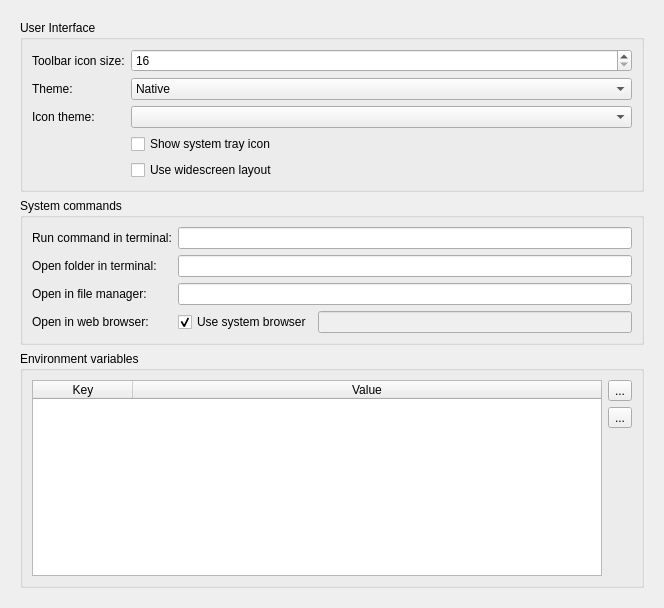
<?xml version="1.0" encoding="UTF-8"?>
<ui version="4.0">
 <class>Form</class>
 <widget class="QWidget" name="Form">
  <property name="geometry">
   <rect>
    <x>0</x>
    <y>0</y>
    <width>664</width>
    <height>608</height>
   </rect>
  </property>
  <property name="windowTitle">
   <string>Form</string>
  </property>
  <layout class="QVBoxLayout" name="verticalLayout">
   <item>
    <widget class="QScrollArea" name="scrollArea">
     <property name="frameShape">
      <enum>QFrame::NoFrame</enum>
     </property>
     <property name="widgetResizable">
      <bool>true</bool>
     </property>
     <widget class="QWidget" name="scrollAreaWidgetContents">
      <property name="geometry">
       <rect>
        <x>0</x>
        <y>0</y>
        <width>652</width>
        <height>596</height>
       </rect>
      </property>
      <layout class="QVBoxLayout" name="verticalLayout_3">
       <item>
        <widget class="QGroupBox" name="groupBox_3">
         <property name="sizePolicy">
          <sizepolicy hsizetype="Preferred" vsizetype="Preferred">
           <horstretch>0</horstretch>
           <verstretch>0</verstretch>
          </sizepolicy>
         </property>
         <property name="title">
          <string>User Interface</string>
         </property>
         <layout class="QFormLayout" name="formLayout_2">
          <property name="fieldGrowthPolicy">
           <enum>QFormLayout::AllNonFixedFieldsGrow</enum>
          </property>
          <item row="0" column="0">
           <widget class="QLabel" name="label_6">
            <property name="text">
             <string>Toolbar icon size:</string>
            </property>
           </widget>
          </item>
          <item row="0" column="1">
           <widget class="QSpinBox" name="spin_toolbar_icon_size">
            <property name="toolTip">
             <string>Size of the toolbar items</string>
            </property>
            <property name="minimum">
             <number>16</number>
            </property>
            <property name="maximum">
             <number>32</number>
            </property>
           </widget>
          </item>
          <item row="1" column="0">
           <widget class="QLabel" name="label_5">
            <property name="text">
             <string>Theme:</string>
            </property>
           </widget>
          </item>
          <item row="1" column="1">
           <widget class="QComboBox" name="combo_theme">
            <property name="toolTip">
             <string>Switch between native and dark theme</string>
            </property>
            <item>
             <property name="text">
              <string>Native</string>
             </property>
            </item>
            <item>
             <property name="text">
              <string>Dark</string>
             </property>
            </item>
           </widget>
          </item>
          <item row="3" column="1">
           <widget class="QCheckBox" name="cb_system_tray_icon">
            <property name="toolTip">
             <string>Show/Hide system tray icon (needed to display notifications on Windows and OSX).</string>
            </property>
            <property name="text">
             <string>Show system tray icon</string>
            </property>
           </widget>
          </item>
          <item row="4" column="1">
           <widget class="QCheckBox" name="cb_widescreen">
            <property name="toolTip">
             <string>Use a widescreen layout for the dock widgets (lateral panels will take the whole height of the window)</string>
            </property>
            <property name="text">
             <string>Use widescreen layout</string>
            </property>
           </widget>
          </item>
          <item row="2" column="0">
           <widget class="QLabel" name="label_7">
            <property name="text">
             <string>Icon theme:</string>
            </property>
           </widget>
          </item>
          <item row="2" column="1">
           <widget class="QComboBox" name="combo_icon_themes">
            <property name="toolTip">
             <string>Select the icon theme.</string>
            </property>
           </widget>
          </item>
         </layout>
        </widget>
       </item>
       <item>
        <widget class="QGroupBox" name="group_system">
         <property name="title">
          <string>System commands</string>
         </property>
         <layout class="QFormLayout" name="formLayout">
          <property name="fieldGrowthPolicy">
           <enum>QFormLayout::AllNonFixedFieldsGrow</enum>
          </property>
          <item row="1" column="0">
           <widget class="QLabel" name="label_4">
            <property name="text">
             <string>Run command in terminal:</string>
            </property>
           </widget>
          </item>
          <item row="1" column="1">
           <widget class="QLineEdit" name="edit_run_command_in_terminal">
            <property name="toolTip">
             <string>&lt;html&gt;&lt;head/&gt;&lt;body&gt;&lt;p&gt;The command for running a program in an external terminal&lt;/p&gt;&lt;p&gt;Use %s to indicate file path argument, e.g.: &amp;quot;konsole -e %s&amp;quot;&lt;/p&gt;&lt;/body&gt;&lt;/html&gt;</string>
            </property>
           </widget>
          </item>
          <item row="2" column="0">
           <widget class="QLabel" name="label">
            <property name="text">
             <string>Open folder in terminal:</string>
            </property>
           </widget>
          </item>
          <item row="2" column="1">
           <widget class="QLineEdit" name="edit_open_folder_in_terminal">
            <property name="toolTip">
             <string>&lt;html&gt;&lt;head/&gt;&lt;body&gt;&lt;p&gt;The command for opening folders in terminal.&lt;/p&gt;&lt;p&gt;Use %s to indicate file path argument, e.g.: &amp;quot;konsole --workdir %s&amp;quot;&lt;/p&gt;&lt;/body&gt;&lt;/html&gt;</string>
            </property>
            <property name="text">
             <string/>
            </property>
           </widget>
          </item>
          <item row="3" column="0">
           <widget class="QLabel" name="label_2">
            <property name="text">
             <string>Open in file manager:</string>
            </property>
           </widget>
          </item>
          <item row="3" column="1">
           <widget class="QLineEdit" name="edit_file_manager">
            <property name="toolTip">
             <string>&lt;html&gt;&lt;head/&gt;&lt;body&gt;&lt;p&gt;The command for opening files in a file manager.&lt;/p&gt;&lt;p&gt;Use %s to indicate file path argument, e.g.: &amp;quot;dolphin --select %s&amp;quot;&lt;/p&gt;&lt;/body&gt;&lt;/html&gt;</string>
            </property>
            <property name="text">
             <string/>
            </property>
           </widget>
          </item>
          <item row="4" column="0">
           <widget class="QLabel" name="label_3">
            <property name="text">
             <string>Open in web browser:</string>
            </property>
           </widget>
          </item>
          <item row="4" column="1">
           <layout class="QHBoxLayout" name="horizontalLayout">
            <property name="leftMargin">
             <number>0</number>
            </property>
            <item>
             <widget class="QCheckBox" name="cb_use_default_browser">
              <property name="toolTip">
               <string>&lt;html&gt;&lt;head/&gt;&lt;body&gt;&lt;p&gt;If checked, the system default browser will be used. Otherwise you need to specify the command.&lt;/p&gt;&lt;/body&gt;&lt;/html&gt;</string>
              </property>
              <property name="text">
               <string>Use system browser</string>
              </property>
              <property name="checked">
               <bool>true</bool>
              </property>
             </widget>
            </item>
            <item>
             <widget class="QLineEdit" name="edit_browser_command">
              <property name="enabled">
               <bool>false</bool>
              </property>
             </widget>
            </item>
           </layout>
          </item>
         </layout>
        </widget>
       </item>
       <item>
        <widget class="QGroupBox" name="groupBox">
         <property name="title">
          <string>Environment variables</string>
         </property>
         <layout class="QHBoxLayout" name="horizontalLayout_2">
          <item>
           <widget class="QTableWidget" name="table">
            <property name="toolTip">
             <string>&lt;html&gt;&lt;head/&gt;&lt;body&gt;&lt;p&gt;The list of environment variables.&lt;/p&gt;&lt;p&gt;&lt;br/&gt;&lt;/p&gt;&lt;/body&gt;&lt;/html&gt;</string>
            </property>
            <property name="alternatingRowColors">
             <bool>true</bool>
            </property>
            <property name="selectionMode">
             <enum>QAbstractItemView::SingleSelection</enum>
            </property>
            <property name="selectionBehavior">
             <enum>QAbstractItemView::SelectRows</enum>
            </property>
            <property name="sortingEnabled">
             <bool>true</bool>
            </property>
            <attribute name="horizontalHeaderCascadingSectionResizes">
             <bool>true</bool>
            </attribute>
            <attribute name="horizontalHeaderShowSortIndicator" stdset="0">
             <bool>true</bool>
            </attribute>
            <attribute name="horizontalHeaderStretchLastSection">
             <bool>true</bool>
            </attribute>
            <attribute name="verticalHeaderVisible">
             <bool>false</bool>
            </attribute>
            <column>
             <property name="text">
              <string>Key</string>
             </property>
            </column>
            <column>
             <property name="text">
              <string>Value</string>
             </property>
            </column>
           </widget>
          </item>
          <item>
           <layout class="QVBoxLayout" name="verticalLayout_2">
            <item>
             <widget class="QToolButton" name="bt_add">
              <property name="toolTip">
               <string>Add an environment variable</string>
              </property>
              <property name="text">
               <string>...</string>
              </property>
              <property name="icon">
               <iconset theme="list-add">
                <normaloff>.</normaloff>.</iconset>
              </property>
             </widget>
            </item>
            <item>
             <widget class="QToolButton" name="bt_remove">
              <property name="toolTip">
               <string>Remove the selected environment variable.</string>
              </property>
              <property name="text">
               <string>...</string>
              </property>
              <property name="icon">
               <iconset theme="list-remove">
                <normaloff>.</normaloff>.</iconset>
              </property>
             </widget>
            </item>
            <item>
             <spacer name="verticalSpacer_2">
              <property name="orientation">
               <enum>Qt::Vertical</enum>
              </property>
              <property name="sizeHint" stdset="0">
               <size>
                <width>20</width>
                <height>40</height>
               </size>
              </property>
             </spacer>
            </item>
           </layout>
          </item>
         </layout>
        </widget>
       </item>
      </layout>
     </widget>
    </widget>
   </item>
  </layout>
 </widget>
 <resources/>
 <connections/>
</ui>
